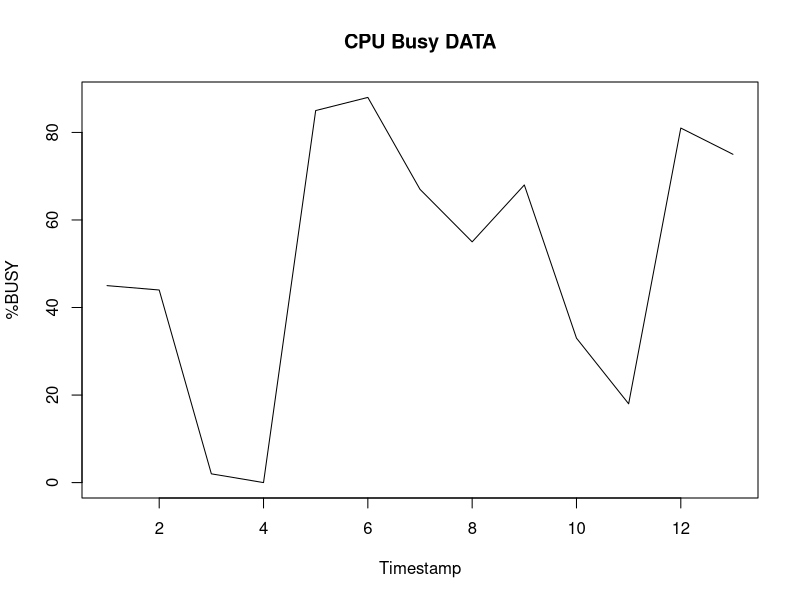
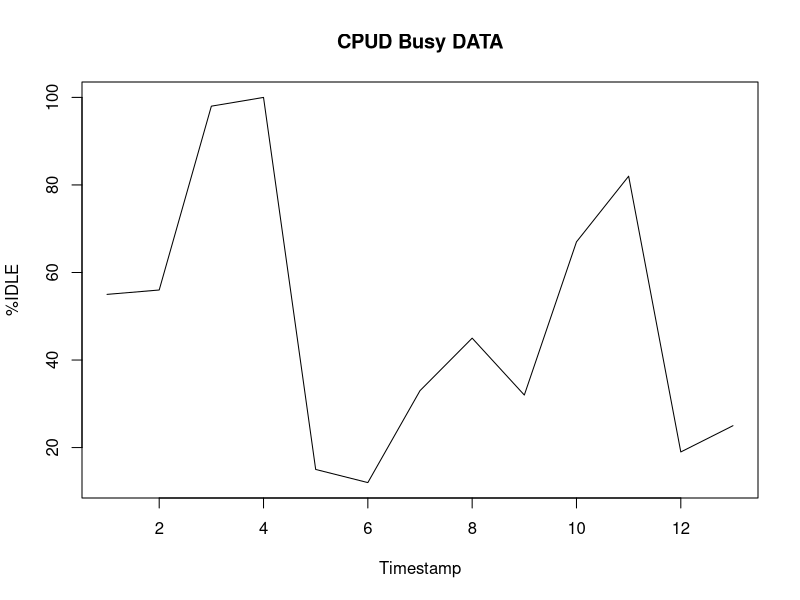

Write the R code that produced these figures, in order.
# assign the cpu data to a
# vector called x

x <- c(55,56,98,100,15,12,33,45,32,67,82,19,25)


# Write the plot window to a png file

png("Week6_Lab6_idle.png")

plot(x, type="l", xlab="Timestamp", ylab="%IDLE", main="CPUD Busy DATA")

# Turn off Window Capture
dev.off()

summary(x)


plot(100 - x, type="l", xlab="Timestamp", ylab="%BUSY", main="CPU Busy DATA")

